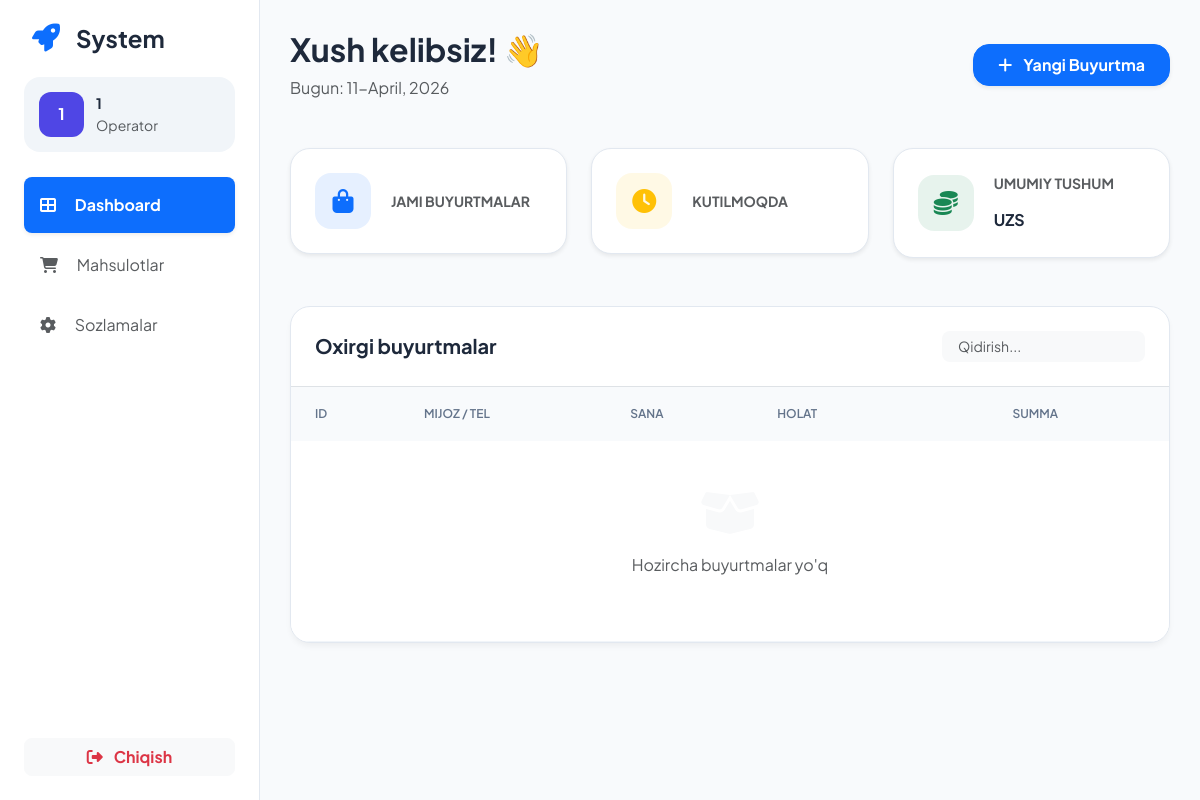
Page /apps/order-dashboard/ (signed in) on the committed database.
### apps/models.py (models this page shows, shortened)
class Users(AbstractUser):
    class UserTypeChoice(models.TextChoices):
        ADMIN = 'admin', 'Admin'
        CLIENT = 'client', 'Mijoz'
        OPERATOR = 'operator', 'Operator'
    avatar = models.ImageField(upload_to='avatar/', blank=True, null=True)
    banner = models.ImageField(upload_to='banner/', blank=True, null=True)
    intro = models.CharField(max_length=500, blank=True, null=True)
    user_type = models.CharField(
        max_length=30,
        choices=UserTypeChoice.choices,
        default=UserTypeChoice.CLIENT
    )

### apps/views.py (the view)
# urls.py: path('order-dashboard/', dashboardView.as_view(), name='order_dashboard_class'),
class dashboardView(TemplateView):
    template_name = 'order/dashboard.html'

### templates/order/dashboard.html (shortened to what this page needs)
<!DOCTYPE html>
<html lang="uz">
<head>
    <link href="https://cdn.jsdelivr.net/npm/bootstrap@5.3.0/dist/css/bootstrap.min.css" rel="stylesheet">
    <link rel="stylesheet" href="https://cdnjs.cloudflare.com/ajax/libs/font-awesome/6.4.0/css/all.min.css">
</head>
<body>
    <div class="sidebar">
        <div class="d-flex align-items-center mb-4 px-2">
            <i class="fas fa-rocket text-primary fs-3 me-3"></i>
            <h4 class="fw-bold mb-0">System</h4>
        </div>
        <div class="user-profile">
            {% if request.user.avatar %}
                <img src="{{ request.user.avatar.url }}" class="user-avatar">
            {% else %}
                <div class="avatar-placeholder">{{ request.user.username|slice:":1"|upper }}</div>
            {% endif %}
            <div class="overflow-hidden">
                <div class="fw-bold text-truncate" style="font-size: 0.9rem;">{{ request.user.get_full_name|default:request.user.username }}</div>
                <div class="text-muted small">{{ request.user.get_user_type_display }}</div>
            </div>
        </div>
        <div class="nav flex-column gap-1">
            <a href="{% url 'dashboard' %}" class="nav-link p-3 rounded-3 fw-bold bg-primary text-white shadow-sm">
                <i class="fas fa-th-large me-3"></i> Dashboard
            </a>
            <a href="#" class="nav-link p-3 text-muted rounded-3">
                <i class="fas fa-shopping-cart me-3"></i> Mahsulotlar
            </a>
            <a href="#" class="nav-link p-3 text-muted rounded-3">
                <i class="fas fa-cog me-3"></i> Sozlamalar
            </a>
        </div>
        <div class="mt-auto">
            <a href="#" class="btn btn-light w-100 rounded-3 text-danger fw-bold">
                <i class="fas fa-sign-out-alt me-2"></i> Chiqish
            </a>
        </div>
    </div>
    <div class="main-content">
        <div class="row align-items-center mb-5">
            <div class="col">
                <h2 class="fw-bold">Xush kelibsiz! 👋</h2>
                <p class="text-muted mb-0">Bugun: {% now "d-F, Y" %}</p>
            </div>
            <div class="col-auto">
                <button class="btn btn-primary rounded-4 px-4 py-2 fw-bold shadow-sm">
                    <i class="fas fa-plus me-2"></i> Yangi Buyurtma
                </button>
            </div>
        </div>
        <div class="row g-4 mb-5">
            <div class="col-md-4">
                <div class="stat-card shadow-sm">
                    <div class="stat-icon bg-primary bg-opacity-10 text-primary">
                        <i class="fas fa-shopping-bag"></i>
                    </div>
                    <div>
                        <div class="text-muted small fw-bold">JAMI BUYURTMALAR</div>
                    </div>
                </div>
            </div>
            <div class="col-md-4">
                <div class="stat-card shadow-sm">
                    <div class="stat-icon bg-warning bg-opacity-10 text-warning">
                        <i class="fas fa-clock"></i>
                    </div>
                    <div>
                        <div class="text-muted small fw-bold">KUTILMOQDA</div>
                    </div>
                </div>
            </div>
            <div class="col-md-4">
                <div class="stat-card shadow-sm">
                    <div class="stat-icon bg-success bg-opacity-10 text-success">
                        <i class="fas fa-coins"></i>
                    </div>
                    <div>
                        <div class="text-muted small fw-bold">UMUMIY TUSHUM</div>
                        <h2 class="fw-bold mb-0"> <small class="fs-6">UZS</small></h2>
                    </div>
                </div>
            </div>
        </div>
        <div class="order-card">
            <div class="p-4 d-flex justify-content-between align-items-center border-bottom">
                <h5 class="fw-bold mb-0">Oxirgi buyurtmalar</h5>
                <div class="search-box">
                    <input type="text" class="form-control form-control-sm border-0 bg-light px-3 rounded-3" placeholder="Qidirish...">
                </div>
            </div>
            <div class="table-responsive">
                <table class="table mb-0">
                    <thead>
                        <tr>
                            <th>ID</th>
                            <th>Mijoz / Tel</th>
                            <th>Sana</th>
                            <th>Holat</th>
                            <th class="text-end">Summa</th>
                            <th></th>
                        </tr>
                    </thead>
                    <tbody>
                        {% for i in order_list %}
                        <tr>
                            <td class="fw-bold text-primary">#{{ i.id }}</td>
                            <td>
                                <div class="fw-bold">{{ i.user.get_full_name|default:i.user.username }}</div>
                                <div class="text-muted small"><i class="fas fa-phone me-1"></i>{{ i.phone }}</div>
                            </td>
                            <td class="small text-muted">
                                <div>{{ i.created_at|date:"d.m.Y" }}</div>
                                <div>{{ i.created_at|date:"H:i" }}</div>
                            </td>
                            <td>
                                <span class="status-badge
                                    {% if i.is_status == 'pending' %}status-pending
                                    {% elif i.is_status == 'delivered' %}status-delivered
                                    {% else %}status-cancelled{% endif %}">
                                    <i class="fas fa-circle" style="font-size: 6px;"></i>
                                    {{ i.get_is_status_display }}
                                </span>
                            </td>
                            <td class="text-end fw-bold">
                               1500 UZS
                            </td>
                            <td class="text-end">
                                <a href="{% url 'order' i.id %}" class="btn btn-light btn-sm rounded-3">
                                    <i class="fas fa-eye text-primary"></i>
                                </a>
                            </td>
                        </tr>
                        {% empty %}
                        <tr>
                            <td colspan="6" class="text-center py-5">
                                <i class="fas fa-box-open fa-3x text-light mb-3"></i>
                                <p class="text-muted">Hozircha buyurtmalar yo'q</p>
                            </td>
                        </tr>
                        {% endfor %}
                    </tbody>
                </table>
            </div>
        </div>
    </div>
</body>
</html>

### templates/order/dashboard.html (style rules this page uses)
:root { --primary: #4f46e5; --bg-body: #f8fafc; --card-bg: #ffffff; --text-main: #1e293b; --text-muted: #64748b; --border: #e2e8f0; }
body { font-family: 'Plus Jakarta Sans', sans-serif; background-color: var(--bg-body); color: var(--text-main); margin: 0; display: flex; }
.sidebar { width: 260px; height: 100vh; background: #fff; border-right: 1px solid var(--border); position: fixed; padding: 24px; display: flex; flex-direction: column; z-index: 1000; }
.main-content { margin-left: 260px; width: calc(100% - 260px); padding: 30px; min-height: 100vh; }
.user-profile { padding: 15px; background: #f1f5f9; border-radius: 16px; margin-bottom: 25px; display: flex; align-items: center; gap: 12px; }
.avatar-placeholder { width: 45px; height: 45px; border-radius: 12px; background: var(--primary); color: white; display: flex; align-items: center; justify-content: center; font-weight: 700; }
.stat-card { background: white; border-radius: 20px; padding: 24px; border: 1px solid var(--border); transition: 0.3s; display: flex; align-items: center; gap: 20px; }
.stat-icon { width: 56px; height: 56px; border-radius: 16px; display: flex; align-items: center; justify-content: center; font-size: 24px; }
.order-card { background: white; border-radius: 20px; border: 1px solid var(--border); box-shadow: 0 4px 6px -1px rgba(0, 0, 0, 0.05); overflow: hidden; }
.table thead th { background: #f8fafc; color: var(--text-muted); font-weight: 600; font-size: 0.75rem; text-transform: uppercase; padding: 18px 24px; border: none; }
.table tbody td { padding: 20px 24px; border-bottom: 1px solid #f1f5f9; vertical-align: middle; }

### rows in the picture
Users: user.username "1", user.get_full_name "1", user.user_type "Operator"
